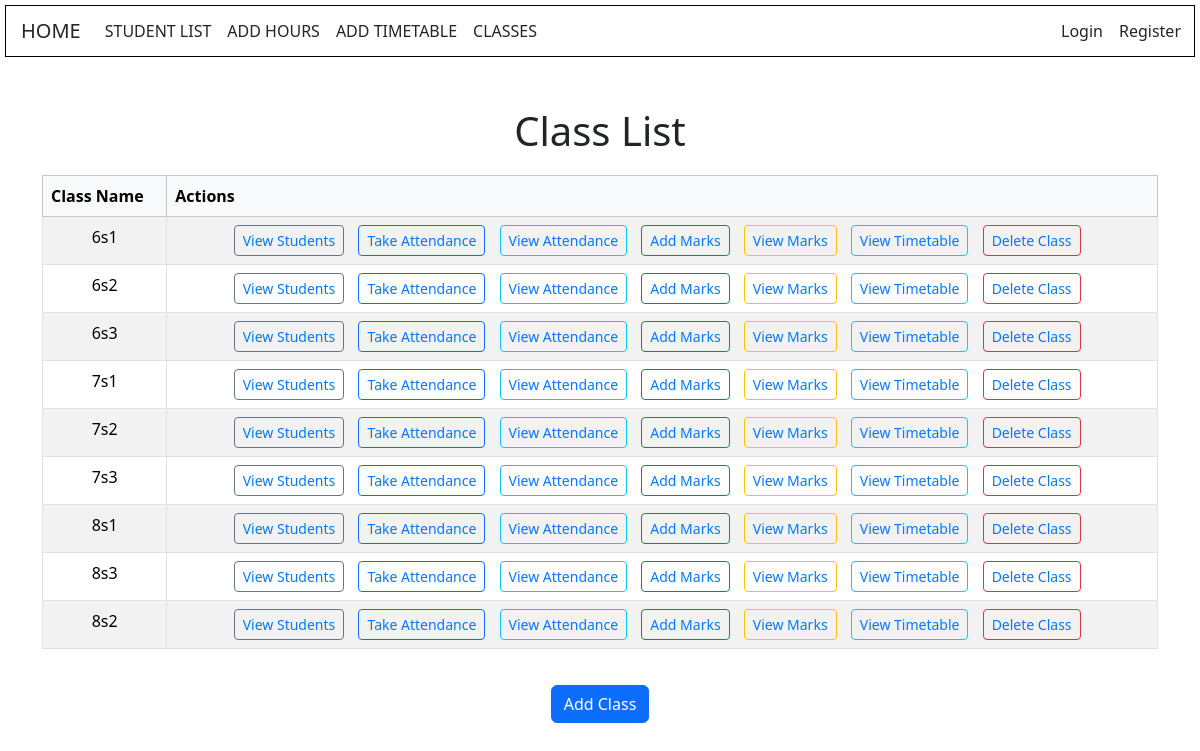
/students/classes/, run on an earlier commit of the app's database.
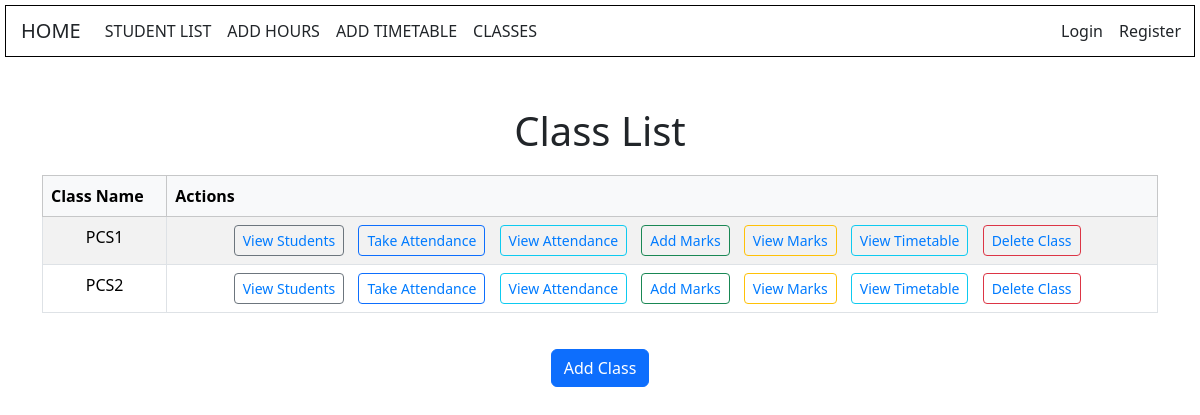
And on a later commit of the database.
### students/models.py (models this page shows, shortened)
class Class(models.Model):
    name = models.CharField(max_length=100)

### students/views.py (the view)
# urls.py: path('classes/', views.class_list, name='class_list'),
def class_list(request):
    classes = Class.objects.all()
    return render(request, 'students/class_list.html', {'classes': classes})

### students/templates/students/class_list.html (shortened to what this page needs)
<!DOCTYPE html>
<html lang="en">
<head>
    <link href="https://cdn.jsdelivr.net/npm/bootstrap@5.3.2/dist/css/bootstrap.min.css" rel="stylesheet">
</head>
<body>
    {% include 'students/navbar.html' %}
    <div class="container">
        <h1>Class List</h1>
        <table class="table table-striped table-bordered">
            <thead class="table-light">
                <tr>
                    <th>Class Name</th>
                    <th>Actions</th>
                </tr>
            </thead>
            <tbody>
                {% for student_class in classes %}
                <tr>
                    <td>{{ student_class.name }}</td>
                    <td class="action-links">
                        <a href="{% url 'class_student_list' student_class.id %}" class="btn btn-sm btn-outline-secondary">View Students</a>
                        <a href="{% url 'class_detail' student_class.id %}" class="btn btn-sm btn-outline-primary">Take Attendance</a>
                        <a href="{% url 'class_attendance' student_class.id %}" class="btn btn-sm btn-outline-info">View Attendance</a>
                        <a href="{% url 'class_marks' student_class.id %}" class="btn btn-sm btn-outline-success">Add Marks</a>
                        <a href="{% url 'class_marks_view' student_class.id %}" class="btn btn-sm btn-outline-warning">View Marks</a>
                        <a href="{% url 'view_timetable' student_class.id %}" class="btn btn-sm btn-outline-info">View Timetable</a>
                        <a href="{% url 'confirm_delete_class' student_class.id %}" class="btn btn-sm btn-outline-danger">Delete Class</a>
                </tr>
                {% endfor %}
            </tbody>
        </table>
        <div class="text-center">
            <a href="{% url 'add_class' %}" class="btn btn-primary btn-custom">Add Class</a>
        </div>
    </div>
</body>
</html>

What changed in the data, as far as the page shows it:
removed Class: name "6s3"
removed Class: name "7s1"
removed Class: name "7s2"
removed Class: name "7s3"
removed Class: name "8s1"
removed Class: name "8s3"
removed Class: name "8s2"
changed Class: name "6s1" → "PCS1"
changed Class: name "6s2" → "PCS2"
